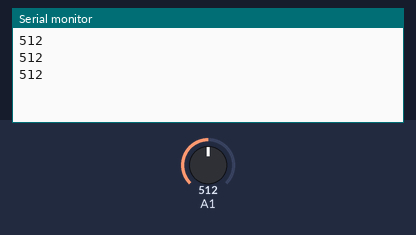
Simulated run of this sketch. Board: Arduino Uno, built with avr-gcc and run on an emulated ATmega328P. Parts: the last lines printed to the serial monitor. The test bench sets the inputs (shaded band); at power-on: A1 = 512.

Above: at 1.4 s.
1.5 s: A1 set to 716
At 2.2 s:
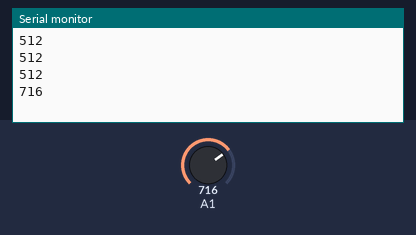
3.0 s: A1 set to 900
At 3.5 s:
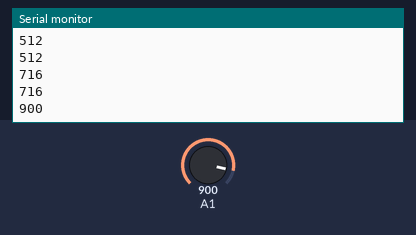
Timing chart, 0 to 6.0 s (numbered marks = the images above; inputs shaded):
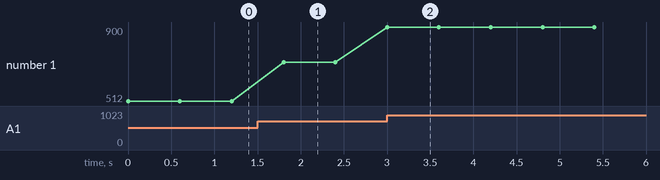

Measured:
- after the input at 1.5 s, the serial monitor: prints a new line after 0.30 s (image 1)
- after the input at 3.0 s, the serial monitor: prints a new line at once (image 2)
- plotted number 1: 512 → 716 after the input at 1.5 s, 716 → 900 after the input at 3.0 s

The sketch:

irsensor.ino
```cpp
int ifread;


void setup() {
  // put your setup code here, to run once:

  Serial.begin(9600);
  pinMode(A1, INPUT);

}

void loop() {
  // put your main code here, to run repeatedly:
  ifread = analogRead(A1);
  Serial.println(ifread);
  delay(600);

}
```
